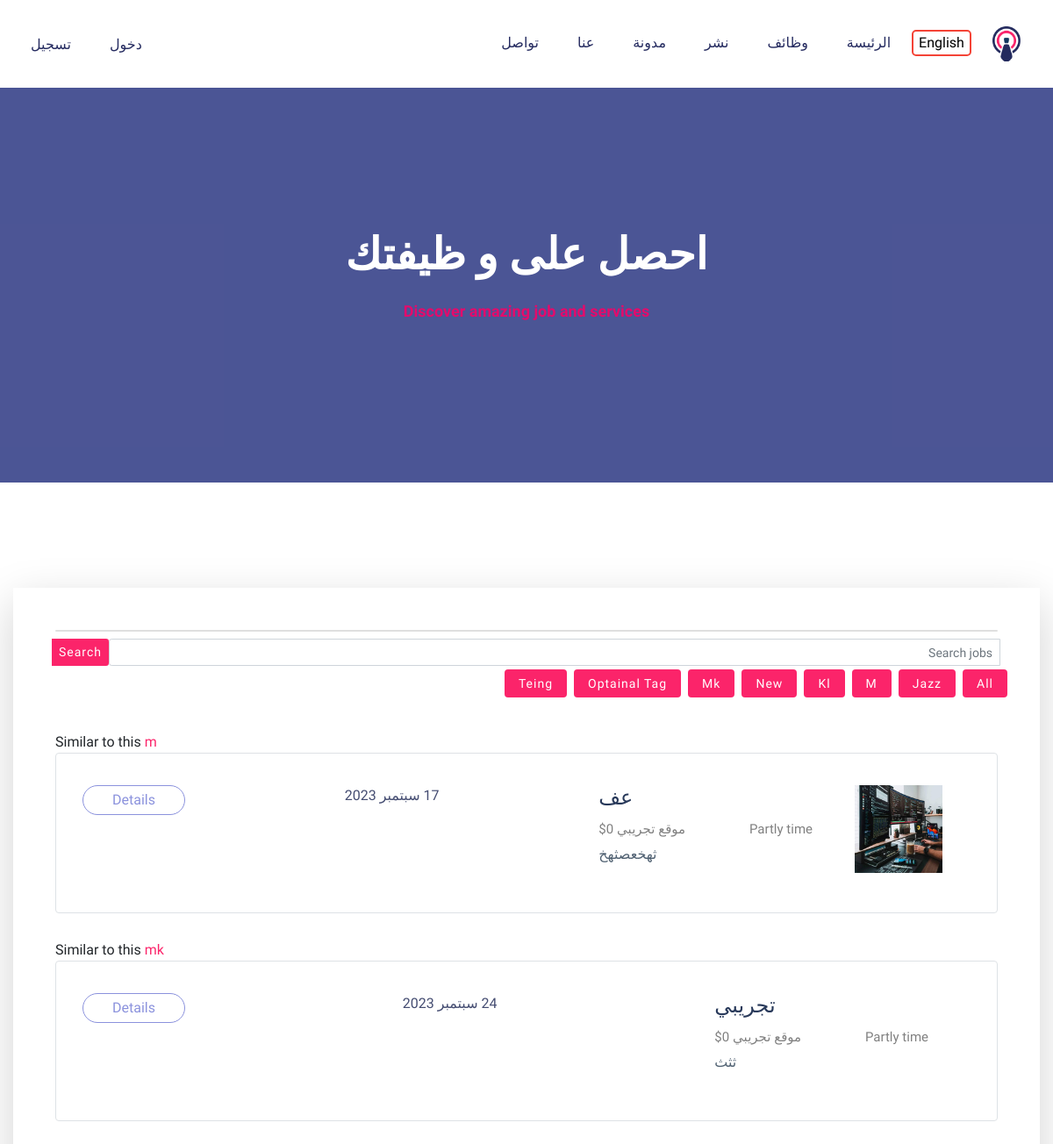
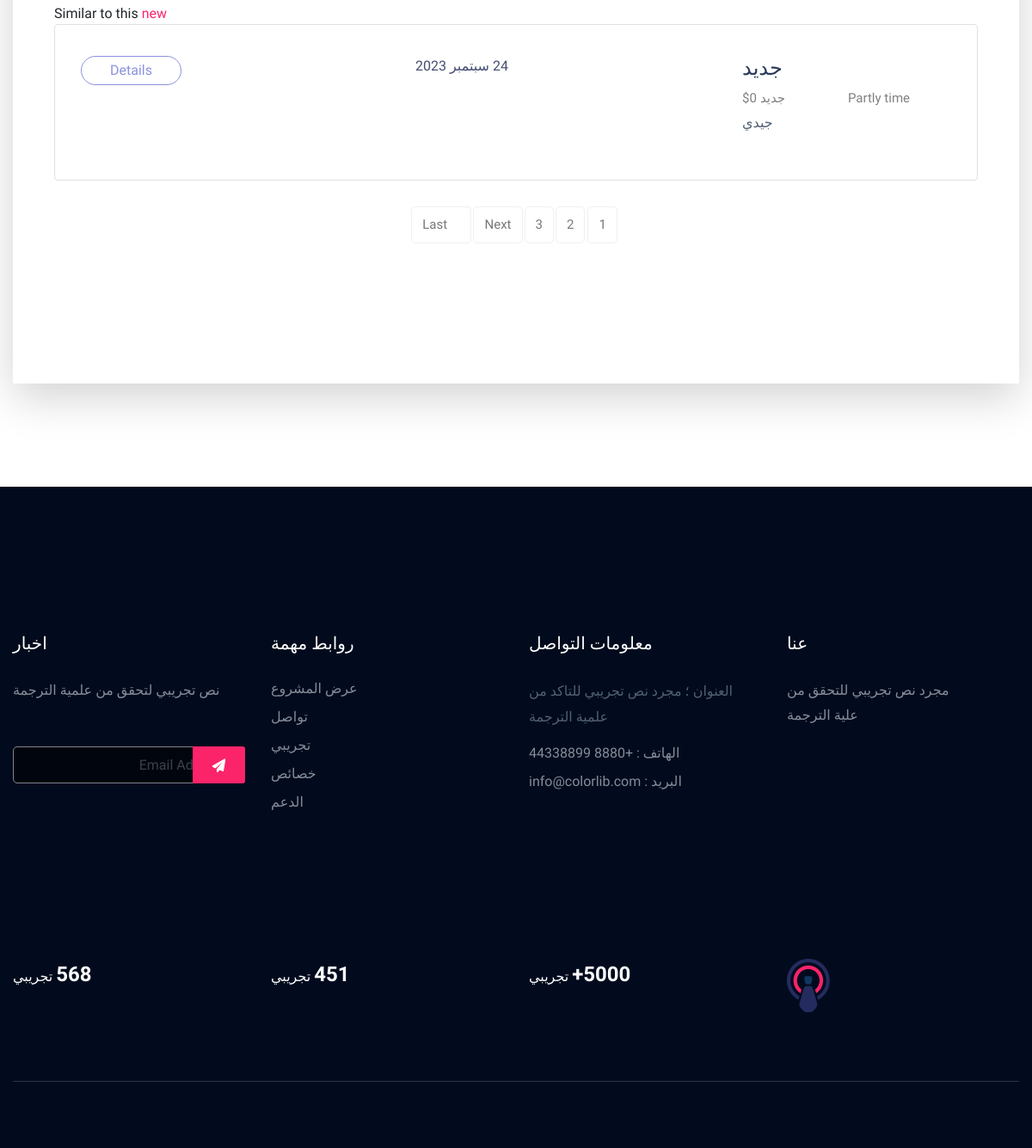
The page /ar/myjob/job_list on the database its author committed (2 pictures, top to bottom).
### myjob/models.py (models this page shows, shortened)
class Job(models.Model):
    tags=TaggableManager()
    owner = models.ForeignKey(User, related_name='job_owner', on_delete=models.CASCADE, verbose_name=_('owner'))
    title_ar = models.CharField(max_length=33, verbose_name=_('title (Arabic)'))
    location_ar = models.CharField(max_length=80, verbose_name=_('location (Arabic)'))
    description_ar = RichTextField(verbose_name=_('description (Arabic)'))
    title_en = models.CharField(max_length=33, verbose_name=_('title (English)'))
    location_en = models.CharField(max_length=80, verbose_name=_('location (English)'))
    description_en = RichTextField(verbose_name=_('description (English)'))
    job_type= models.CharField(max_length=40, choices=JOB_TYPE, verbose_name=_('job type'))
    category = models.ForeignKey('Category', on_delete=models.CASCADE,null=True, verbose_name=_('category'))
    vacancy = models.IntegerField(default=1, verbose_name=_('vacancy'))
    salary = models.IntegerField(default=0, verbose_name=_('salary'))
    experience = models.IntegerField(default=1, verbose_name=_('experience'))
    image = models.ImageField(null=True, blank=True, upload_to="images/%Y-%m-%d", verbose_name=_('image'))
    published_at = models.DateTimeField(auto_now=True, verbose_name=_('published at'))
    available = models.BooleanField(default=True, verbose_name=_('available'))
    slug = models.SlugField(blank=True, null=True, verbose_name=_('slug'))

### myjob/views.py (the view)
# urls.py: path('job_list',views.job_list,name='job-list'),
def job_list(request, tag_slug=None):
    trans = translate(language='ar')
    job_list = Job.objects.filter(available=True)
    tag = None
    if tag_slug:
        tag = get_object_or_404(Tag, slug=tag_slug)
        job_list = job_list.filter(tags__in=[tag])
    all_tags = Tag.objects.all()  # Get all tags
    unique_tags = set(all_tags)  # Convert to set for easier manipulation
    if tag:
        unique_tags.discard(tag)  # Remove the selected tag from unique_tags
    search_query = request.GET.get('search')
    if search_query:
        job_list = job_list.filter(Q(title_ar__icontains=search_query) | Q(title_en__icontains=search_query))
    p = Paginator(job_list, 3)
    page = request.GET.get('page')
    job_list = p.get_page(page)
    nums = " " * job_list.paginator.num_pages
    context = {
        'job_list': job_list,
        'nums': nums,
        'trans': trans,
        'tag': tag,
        'unique_tags': unique_tags,
    }
    return render(request, 'job/job_listing.html', context)

### templates/job/job_listing.html (shortened to what this page needs)
{% extends 'base.html' %}
{% load bootstrap5 %}
{% block content %}
{% load i18n %}
{% get_current_language as LANGUAGE_CODE %}
{% get_available_languages as LANGUAGES %}
<div class="slider-area ">
    <div class="single-slider section-overly slider-height2 d-flex align-items-center"
        data-background="/static/assets/img/hero/about.jpg">
        <div class="container">
            <div class="row">
                <div class="col-xl-12">
                    <div class="hero-cap text-center">
                        <h2 class="hero-title">{% trans "Get your job" %}</h2>
                        <p class="hero-description">{% trans 'Discover amazing job and services'%}</p>
                    </div>
                </div>
            </div>
        </div>
    </div>
</div>
<div class="job-listing-area pt-120 pb-120">
    <div class="container">
        <div class="row">
            <div class="col-lg-12">
                <section class="featured-job-area">
                    <div class="container p-5 shadow-lg">
                        <div class="card">
                        </div>
                        <div class="row">
                            <form method="GET" action="{% url 'job-list' %}" class="input-group  input-group-sm pt-2">
                                <input type="text" name="search" placeholder="Search jobs"
                                    value="{{ request.GET.search }}" class="form-control">
                                <span class="input-group-append">
                                    <button type="submit" class="btn btn-danger btn-flat">Search</button>
                                </span>
                            </form>
                            <a href="{% url 'job-list' %}" class="btn btn-danger m-1 p-3 rounded"
                                style="display: inline-block; width: auto;">All</a>
                            {% for tag in unique_tags %}
                            <a href="{% url 'job_list_by_tag' tag.slug %}"
                                class="btn btn-secondary m-1 p-3 rounded {% if tag == selected_tag %}active{% endif %}"
                                style="display: inline-block; width: auto;">{{ tag.name }}</a>
                            {% endfor %}
                            <div class="col-lg-12">
                            </div>
                        </div>
                        {%for job in job_list %}
                        {% for tag in job.tags.all %}
                        Similar to this <a href="{% url 'job_list_by_tag' tag.slug %}">
                            {{ tag.name }}
                        </a>
                        {% endfor %}
                        <div class="single-job-items mb-30 border rounded">
                            <div class="job-items">
                                <div class="company-img">
                                    {% if job.image %}
                                    <a href="#"><img width='100' height='100' src="{{job.image.url}}" alt=""></a>
                                    {% endif %}
                                </div>
                                {% if LANGUAGE_CODE == 'ar'%}
                                <div class="job-tittle job-tittle2">
                                    <a href="#">
                                        <h4>{{job.title_ar}}</h4>
                                    </a>
                                    <ul>
                                        <li>{{job.job_type}}</li>
                                        <li><i class="fas fa-map-marker-alt"></i>{{job.location_ar}}</li>
                                        <li>${{job.salary}}</li>
                                    </ul>
                                    <li>{{job.description_ar|safe|truncatechars:40}}</li>
                                </div>
                            </div>
                        {% endif %}
                        <div class="items-link items-link2 f-right">
                            <span>{{job.published_at|date:'d M o'}}</span>
                        </div>
                        <div class="items-link items-link2 f-right">
                            <a href="{% url 'job-details' job.slug %}"> Details</a>
                        </div>
                    </div>
                    {% endfor %}
                    <div class="pagination-area pb-115 text-center">
                        <div class="container">
                            <div class="row">
                                <div class="col-xl-12">
                                    <div class="single-wrap d-flex justify-content-center">
                                        <nav aria-label="Page navigation example">
                                            <ul class="pagination justify-content-start">
                                                {% for i in nums %}
                                                <li class="page-item "><a href="?page={{forloop.counter}}"
                                                        class="page-link">{{forloop.counter}} </a></li>
                                                {% endfor %}
                                                {% if job_list.has_next %}
                                                <li class="page-item "><a href="?page={{job_list.next_page_number}}"
                                                        class="page-link">Next
                                                    </a></li>
                                                <li class="page-item "><a href="?page={{job_list.paginator.num_pages}}"
                                                        class='page-link'>Last <span class="ti-angle-right"></span></a>
                                                </li>
                                                {% endif %}
                                            </ul>
                                    </div>
                                </div>
                            </div>
                        </div>
                    </div>
            </div>
        </div>
    </div>
</div>
</div>
{% endblock %}

### rows shown on the page
Tag: name "Jazz"
Tag: name "M", name "m"
Tag: name "Kl"
Tag: name "New", name "new"
Tag: name "Mk", name "mk"
Tag: name "Optainal Tag"
Tag: name "Teing"
Job: image (picture), title_ar "عف", job_type "Partly time", location_ar "موقع تجريبي", salary "0", description_ar "ثهخعصثهخ", published_at "17 سبتمبر 2023"
Job: title_ar "تجريبي", job_type "Partly time", location_ar "موقع تجريبي", salary "0", description_ar "ثثث", published_at "24 سبتمبر 2023"
Job: title_ar "جديد", job_type "Partly time", location_ar "جديد", salary "0", description_ar "جيدي", published_at "24 سبتمبر 2023"
